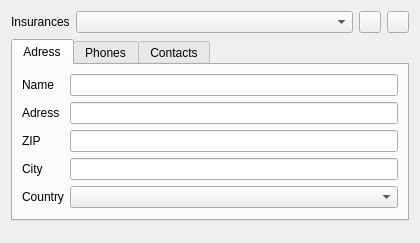
<?xml version="1.0" encoding="UTF-8"?>
<ui version="4.0">
 <class>Account::Internal::InsuranceWidget</class>
 <widget class="QWidget" name="Account::Internal::InsuranceWidget">
  <property name="geometry">
   <rect>
    <x>0</x>
    <y>0</y>
    <width>420</width>
    <height>243</height>
   </rect>
  </property>
  <property name="windowTitle">
   <string>Form</string>
  </property>
  <layout class="QFormLayout" name="formLayout_4">
   <item row="0" column="0">
    <widget class="QLabel" name="label_2">
     <property name="text">
      <string>Insurances</string>
     </property>
    </widget>
   </item>
   <item row="0" column="1">
    <layout class="QHBoxLayout" name="horizontalLayout">
     <item>
      <widget class="QComboBox" name="insuranceComboBox">
       <property name="minimumSize">
        <size>
         <width>200</width>
         <height>0</height>
        </size>
       </property>
      </widget>
     </item>
     <item>
      <widget class="QPushButton" name="addButton">
       <property name="minimumSize">
        <size>
         <width>22</width>
         <height>22</height>
        </size>
       </property>
       <property name="maximumSize">
        <size>
         <width>22</width>
         <height>22</height>
        </size>
       </property>
       <property name="text">
        <string/>
       </property>
      </widget>
     </item>
     <item>
      <widget class="QPushButton" name="deleteButton">
       <property name="minimumSize">
        <size>
         <width>22</width>
         <height>22</height>
        </size>
       </property>
       <property name="maximumSize">
        <size>
         <width>22</width>
         <height>22</height>
        </size>
       </property>
       <property name="text">
        <string/>
       </property>
      </widget>
     </item>
    </layout>
   </item>
   <item row="1" column="0" colspan="2">
    <widget class="QTabWidget" name="tabWidget">
     <property name="currentIndex">
      <number>0</number>
     </property>
     <widget class="QWidget" name="tabAdress">
      <attribute name="title">
       <string>Adress</string>
      </attribute>
      <layout class="QFormLayout" name="formLayout">
       <item row="0" column="0">
        <widget class="QLabel" name="nameLabel">
         <property name="text">
          <string>Name</string>
         </property>
         <property name="buddy">
          <cstring>nameEdit</cstring>
         </property>
        </widget>
       </item>
       <item row="0" column="1">
        <widget class="QLineEdit" name="nameEdit">
         <property name="minimumSize">
          <size>
           <width>200</width>
           <height>0</height>
          </size>
         </property>
        </widget>
       </item>
       <item row="1" column="0">
        <widget class="QLabel" name="adressLabel">
         <property name="text">
          <string>Adress</string>
         </property>
         <property name="buddy">
          <cstring>adressEdit</cstring>
         </property>
        </widget>
       </item>
       <item row="1" column="1">
        <widget class="QLineEdit" name="adressEdit"/>
       </item>
       <item row="2" column="0">
        <widget class="QLabel" name="zipLabel">
         <property name="text">
          <string>ZIP</string>
         </property>
        </widget>
       </item>
       <item row="2" column="1">
        <widget class="Utils::QButtonLineEdit" name="zip"/>
       </item>
       <item row="3" column="0">
        <widget class="QLabel" name="cityLabel">
         <property name="text">
          <string>City</string>
         </property>
         <property name="buddy">
          <cstring>cityEdit</cstring>
         </property>
        </widget>
       </item>
       <item row="3" column="1">
        <widget class="Utils::QButtonLineEdit" name="cityEdit"/>
       </item>
       <item row="4" column="0">
        <widget class="QLabel" name="countryLabel">
         <property name="text">
          <string>Country</string>
         </property>
         <property name="buddy">
          <cstring>countryComboBox</cstring>
         </property>
        </widget>
       </item>
       <item row="4" column="1">
        <widget class="Views::CountryComboBox" name="countryComboBox"/>
       </item>
      </layout>
     </widget>
     <widget class="QWidget" name="tabPhones">
      <attribute name="title">
       <string>Phones</string>
      </attribute>
      <layout class="QFormLayout" name="formLayout_2">
       <item row="0" column="0">
        <widget class="QLabel" name="phoneLabel">
         <property name="text">
          <string>Phone</string>
         </property>
         <property name="wordWrap">
          <bool>true</bool>
         </property>
         <property name="buddy">
          <cstring>phoneEdit</cstring>
         </property>
        </widget>
       </item>
       <item row="0" column="1">
        <widget class="QLineEdit" name="phoneEdit">
         <property name="minimumSize">
          <size>
           <width>200</width>
           <height>0</height>
          </size>
         </property>
        </widget>
       </item>
       <item row="1" column="0">
        <widget class="QLabel" name="faxLabel">
         <property name="text">
          <string>Fax</string>
         </property>
         <property name="wordWrap">
          <bool>true</bool>
         </property>
         <property name="buddy">
          <cstring>faxEdit</cstring>
         </property>
        </widget>
       </item>
       <item row="1" column="1">
        <widget class="QLineEdit" name="faxEdit"/>
       </item>
       <item row="2" column="0">
        <widget class="QLabel" name="mailLabel">
         <property name="text">
          <string>Mail</string>
         </property>
         <property name="wordWrap">
          <bool>true</bool>
         </property>
         <property name="buddy">
          <cstring>mailEdit</cstring>
         </property>
        </widget>
       </item>
       <item row="2" column="1">
        <widget class="QLineEdit" name="mailEdit"/>
       </item>
      </layout>
     </widget>
     <widget class="QWidget" name="tabContacts">
      <attribute name="title">
       <string>Contacts</string>
      </attribute>
      <layout class="QFormLayout" name="formLayout_3">
       <item row="0" column="0">
        <widget class="QLabel" name="contactLabel">
         <property name="text">
          <string>Contact</string>
         </property>
         <property name="wordWrap">
          <bool>true</bool>
         </property>
        </widget>
       </item>
       <item row="0" column="1">
        <widget class="QLineEdit" name="contactEdit">
         <property name="minimumSize">
          <size>
           <width>200</width>
           <height>45</height>
          </size>
         </property>
        </widget>
       </item>
      </layout>
     </widget>
    </widget>
   </item>
   <item row="2" column="0" colspan="2">
    <spacer name="verticalSpacer">
     <property name="orientation">
      <enum>Qt::Vertical</enum>
     </property>
     <property name="sizeHint" stdset="0">
      <size>
       <width>20</width>
       <height>40</height>
      </size>
     </property>
    </spacer>
   </item>
  </layout>
 </widget>
 <customwidgets>
  <customwidget>
   <class>Views::CountryComboBox</class>
   <extends>QComboBox</extends>
   <header location="global">listviewplugin/countrycombobox.h</header>
  </customwidget>
  <customwidget>
   <class>Utils::QButtonLineEdit</class>
   <extends>QLineEdit</extends>
   <header>utils/widgets/qbuttonlineedit.h</header>
  </customwidget>
 </customwidgets>
 <resources/>
 <connections/>
</ui>
